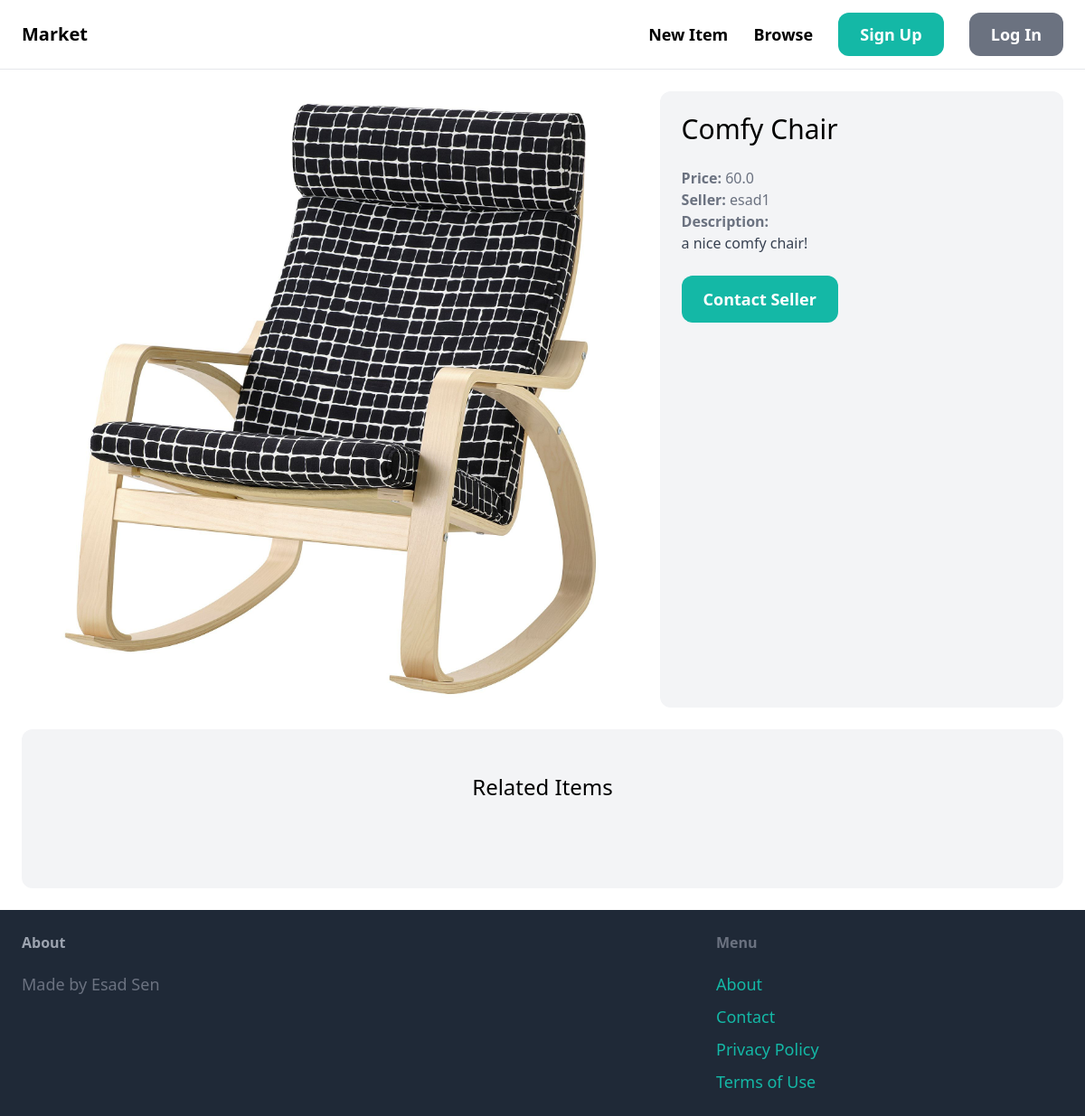
Screenshot of /items/3/ with the database file from the repository.
### item/models.py (models this page shows, shortened)
class Item(models.Model):
    category=models.ForeignKey(Category, related_name='items', on_delete=models.CASCADE)
    name=models.CharField(max_length=255)
    description=models.TextField(blank=True,null=True)
    price=models.FloatField()
    image=models.ImageField(upload_to='item_images',blank=True,null=True)
    is_sold=models.BooleanField(default=False)
    created_by=models.ForeignKey(User, related_name='items', on_delete=models.CASCADE)
    created_at=models.DateTimeField(auto_now_add=True)
    class Meta:
        ordering=('name',)
        verbose_name_plural='Items'

### item/views.py (the view)
# urls.py: path('<int:pk>/',views.detail, name="detail"),
def detail(request, pk):
    item=get_object_or_404(Item,pk=pk)
    related_items=Item.objects.filter(category=item.category, is_sold=False).exclude(pk=pk)[0:3]
    return render(request, 'item/detail.html',{
        'item':item,
        'related_items':related_items
    })

### templates/item/detail.html (shortened to what this page needs)
{%extends '../core/base.html'%}
{% block body %}
<div class="grid grid-cols-5 gap-6">
    <div class="col-span-3">
        <img src="{{item.image.url}}" class="rounded-xl">
    </div>
    <div class="col-span-2 p-6 bg-gray-100 rounded-xl">
        <h1 class="mb-6 text-3xl">{{ item.name }}</h1>
        <p class="text-gray-500"><strong>Price: </strong>{{item.price}}</p>
        <p class="text-gray-500"><strong>Seller: </strong>{{item.created_by.username}}</p>
        {%if item.description%}
        <p class="text-gray-700">
            <strong class="text-gray-500">Description:</strong><br>
            {{item.description}}
        </p>
        {%endif%}
        {%if request.user == item.created_by%}
        <div class="mt-6 p-6 bg-white rounded-xl">
            <p>This is your item!</p>
            <a href="{% url 'item:delete' item.id %}" class="inline-block mt-6 px-6 py-3 text-lg font-semibold bg-red-500 text-white rounded-xl">Delete</a>
            <a href="{% url 'item:edit' item.id %}" class="inline-block mt-6 px-6 py-3 text-lg font-semibold bg-teal-500 text-white rounded-xl">Edit</a>
        </div>
        {% else %}
        <a href="#" class="inline-block mt-6 px-6 py-3 text-lg font-semibold bg-teal-500 text-white rounded-xl hover:bg-teal-700">Contact Seller</a>
        {%endif%}
    </div>
</div>
<div class="mt-6 px-6 py-12 bg-gray-100 rounded-xl">
    <h2 class="mb-12 text-2xl text-center">Related Items</h2>
</div>
{% endblock body %}

### rows the page displays
Item: image (picture), name "Comfy Chair", price "60.0", created_by.username "esad1", description "a nice comfy chair!"
